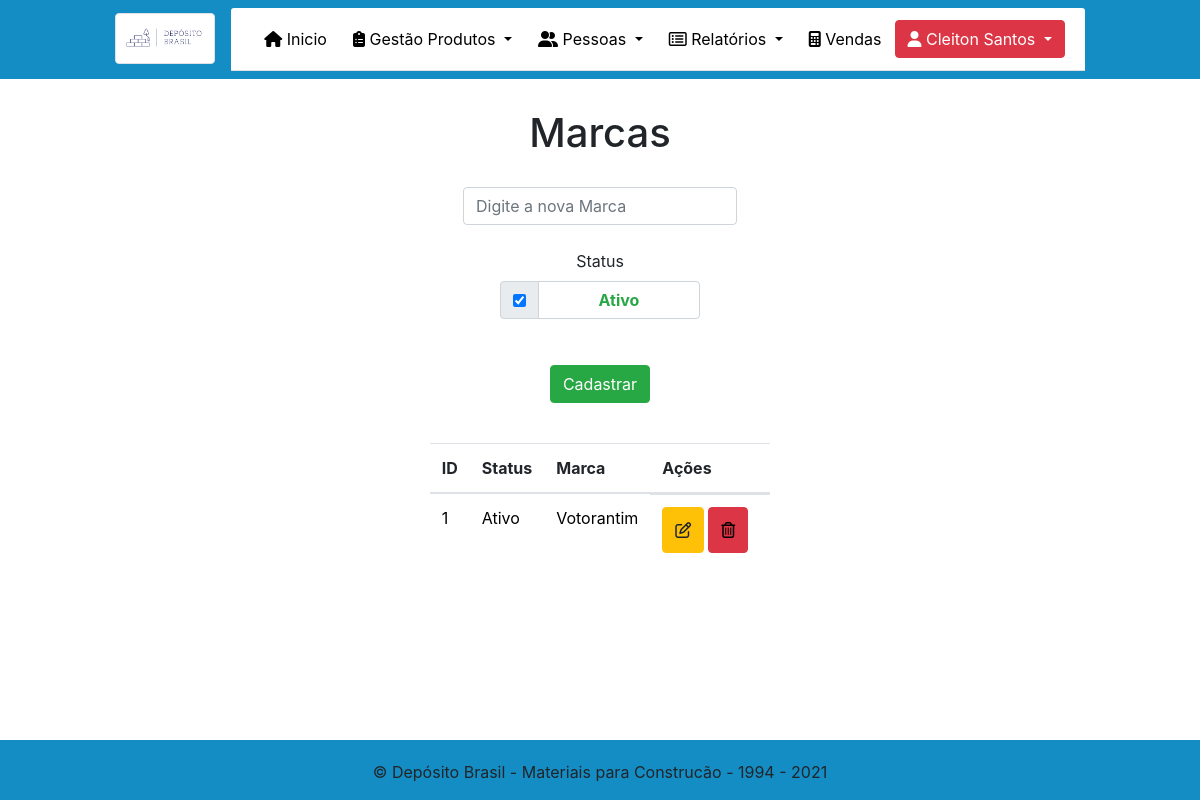
The app's page /Admin/Marca.php (signed in) with its own data.
### tables this page shows
CREATE TABLE `marca` (
  `id` int(11) NOT NULL,
  `status` tinyint(1) NOT NULL,
  `nome` varchar(45) NOT NULL
);

### Admin/Marca.php (the view, shortened to what this page needs)
<!DOCTYPE html>
<html lang="pt-br">
<?php
require_once("../dependencias.php");
require_once("../menu.php");
?>
<head>
</head>
<body class="teste">
    <h1 style="text-align: center; margin-top: 30px;">Marcas</h1>
    <center class="container">
        <form name="form" method="POST" action="Marca.php" class="needs-validation" novalidate>
            <input type="text" class="form-control" name="nome" style="width: auto; margin-top: 30px;" placeholder="Digite a nova Marca" required>
            <br>
            <div class="form-group "><label class="control-label" style="width: 200px !important;" for="status">Status</label><input type="hidden" name="status" value="0">
                <div class="input-group" style="width: 200px !important;">
                    <div class="input-group-prepend">
                        <div class="input-group-text">
                            <input type="checkbox" name="status" value="1" id="status" onclick="teste1(this);" checked>
                        </div>
                    </div>
                    <div class="form-control"><strong class="text-success" id="statuscadastrar">Ativo</strong></div>
                </div>
            </div>
            <button type="submit" class="btn btn-success" style="margin-top: 30px;" name="salvar">Cadastrar</button>
        </form>
        <table class="table table-hover" style="margin-top: 40px; width: auto;">
            <thead>
                <tr>
                    <th scope="col">ID</th>
                    <th scope="col">Status</th>
                    <th scope="col">Marca</th>
                    <th scope="col">Ações</th>
                </tr>
            </thead>
            <tbody style="color: black;">
                <?php
                $conexao = mysqli_connect('127.0.0.1', 'root', '', 'tcc');
                $sql = "select * from marca ";
                $marcas = mysqli_query($conexao, $sql);
                while ($data = mysqli_fetch_array($marcas)) {
                    if ($data['status'] == 1) {
                        $statusProduto = 'Ativo';
                    } else {
                        $statusProduto = 'Inativo';
                    } ?>
                <tr>
                    <td><?= $data['id']  ?></td>
                    <td><?= $statusProduto  ?></td>
                    <td><?= $data['nome']  ?></td>
                    <td class="actions d-flex" style="width: 120px;">
                        <form action="Marca.php" name="form" method="post" class="needs-validation" novalidate>
                            <button class="btn btn-warning btn-xs" type="button" style="margin-right: 4px; height: 46px; width: auto; " data-toggle="modal" data-target="#modalExemplo<?= $data['id'] ?>"><i class="far fa-edit"></i></button>
                        </form>
                        <button class="btn btn-danger btn-xs" type="button" data-toggle="modal" data-target="#ExemploModalCentralizado1<?= $data['id'] ?>"><i class="far fa-trash-alt" style="color: black;"></i></button>
                    </td>
                </tr>
                <?php  }    ?>
            </tbody>
        </table>
    </center>
    <?php
    require_once("rodape.php");
    ?>
</body>
</html>

### Admin/Marca.php (style rules this page uses)
.teste { background-image: url("../img/textura2.jpg"); }

### records on screen
marca: id "1", status "Ativo", nome "Votorantim"

### other values on screen
$_SESSION['nome_completo'] "Cleiton Santos"
